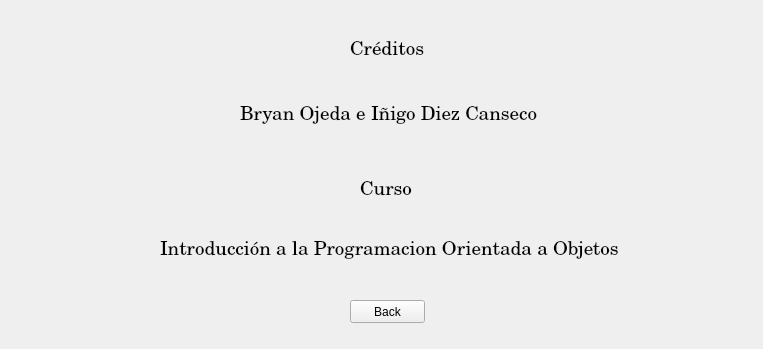
<?xml version="1.0" encoding="UTF-8"?>
<ui version="4.0">
 <class>credits</class>
 <widget class="QWidget" name="credits">
  <property name="geometry">
   <rect>
    <x>0</x>
    <y>0</y>
    <width>763</width>
    <height>349</height>
   </rect>
  </property>
  <property name="windowTitle">
   <string>Form</string>
  </property>
  <widget class="QLabel" name="label">
   <property name="geometry">
    <rect>
     <x>350</x>
     <y>10</y>
     <width>161</width>
     <height>81</height>
    </rect>
   </property>
   <property name="font">
    <font>
     <family>Century</family>
     <pointsize>14</pointsize>
    </font>
   </property>
   <property name="text">
    <string>Créditos</string>
   </property>
  </widget>
  <widget class="QLabel" name="label_2">
   <property name="geometry">
    <rect>
     <x>240</x>
     <y>80</y>
     <width>311</width>
     <height>71</height>
    </rect>
   </property>
   <property name="font">
    <font>
     <family>Century</family>
     <pointsize>14</pointsize>
    </font>
   </property>
   <property name="text">
    <string>Bryan Ojeda e Iñigo Diez Canseco</string>
   </property>
  </widget>
  <widget class="QLabel" name="label_3">
   <property name="geometry">
    <rect>
     <x>360</x>
     <y>160</y>
     <width>81</width>
     <height>61</height>
    </rect>
   </property>
   <property name="font">
    <font>
     <family>Century</family>
     <pointsize>14</pointsize>
    </font>
   </property>
   <property name="text">
    <string>Curso</string>
   </property>
  </widget>
  <widget class="QLabel" name="label_4">
   <property name="geometry">
    <rect>
     <x>160</x>
     <y>230</y>
     <width>461</width>
     <height>41</height>
    </rect>
   </property>
   <property name="font">
    <font>
     <family>Century</family>
     <pointsize>14</pointsize>
    </font>
   </property>
   <property name="text">
    <string>Introducción a la Programacion Orientada a Objetos</string>
   </property>
  </widget>
  <widget class="QPushButton" name="pushButton">
   <property name="geometry">
    <rect>
     <x>350</x>
     <y>300</y>
     <width>75</width>
     <height>23</height>
    </rect>
   </property>
   <property name="text">
    <string>Back</string>
   </property>
  </widget>
 </widget>
 <resources/>
 <connections/>
</ui>
